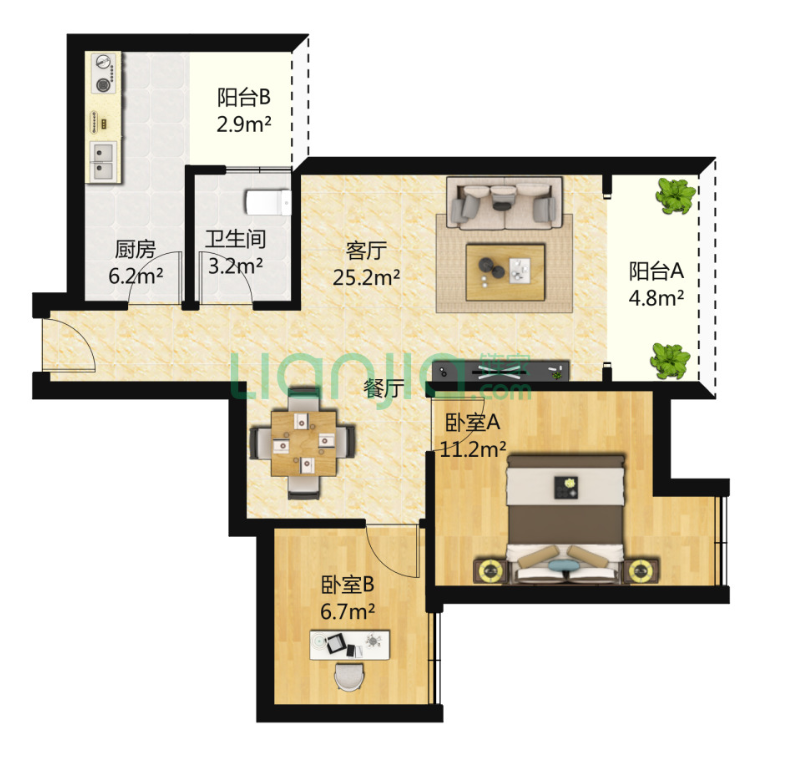
#> input picture module2Input.PNG, 785 x 766 px
$ python module2.py
#> lines starting #> are read from the running program, lines starting #| are printed output that depends on the picture; after the words box and inside, x2 and y2 are one past the last pixel; in counts of white or black regions, pixels touching at a corner belong together
import cv2
import random
import numpy as np
img = cv2.imread('module2Input.PNG')
#> img is the input picture: shape (766, 785, 3); mean B, G, R 199.4, 213.7, 219.1

gray = cv2.cvtColor(img, cv2.COLOR_RGB2GRAY)
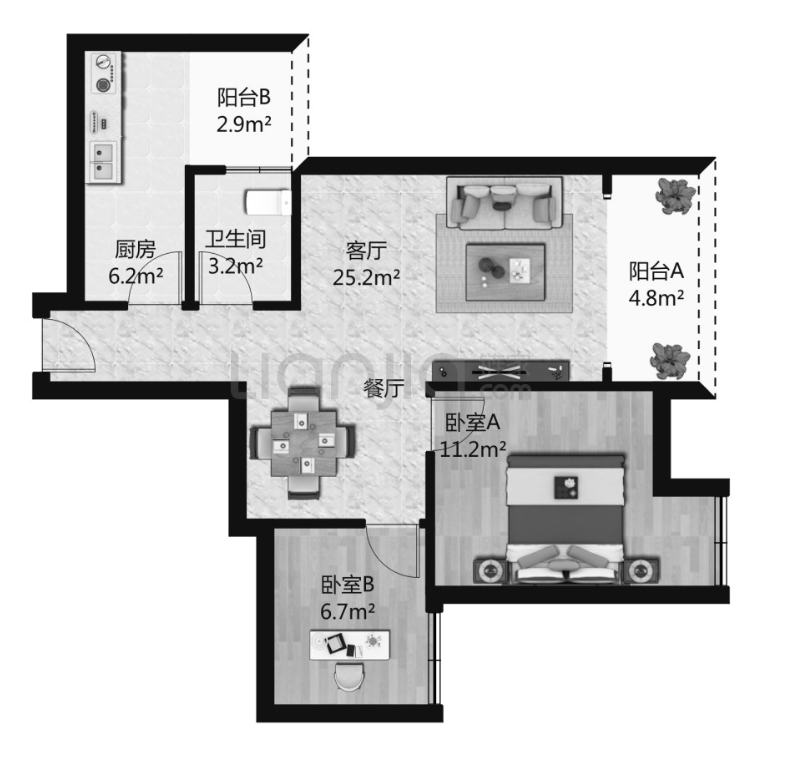
#> gray: shape (766, 785); min 0, max 255, mean 210

_, thresh = cv2.threshold(gray, 127, 255, cv2.THRESH_BINARY)
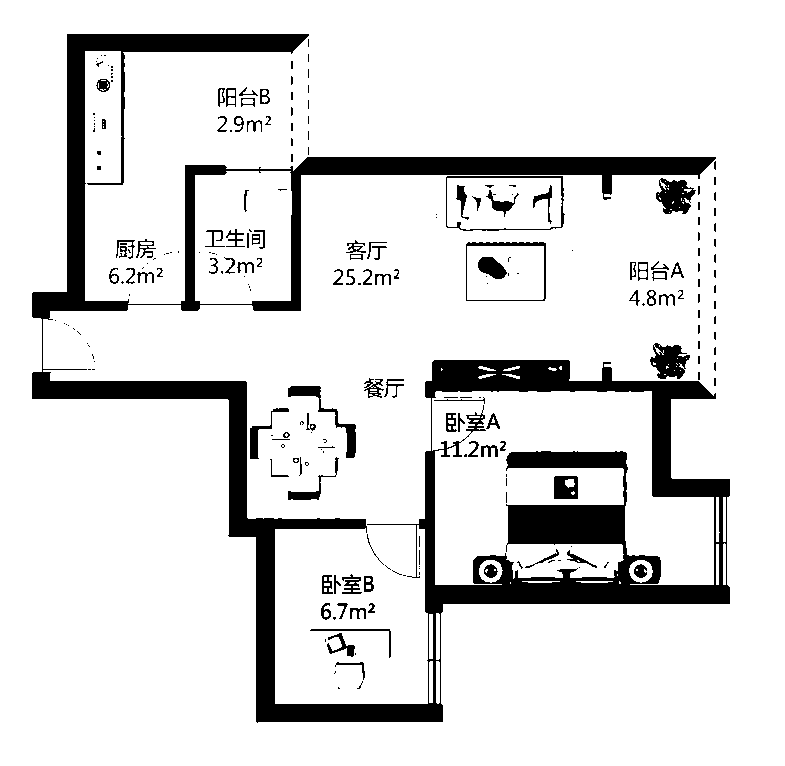
#> thresh: shape (766, 785); 87.3% white; 238 black regions (148 under 20 px), largest, box (x1, y1, x2, y2) and area: (32, 34, 730, 723) 63725, (650, 343, 690, 379) 894, (656, 178, 696, 214) 888

cv2.imshow("thresh", thresh)

mor_img = cv2.morphologyEx(thresh, cv2.MORPH_OPEN, (5, 5), iterations=3) #Removing noise in image
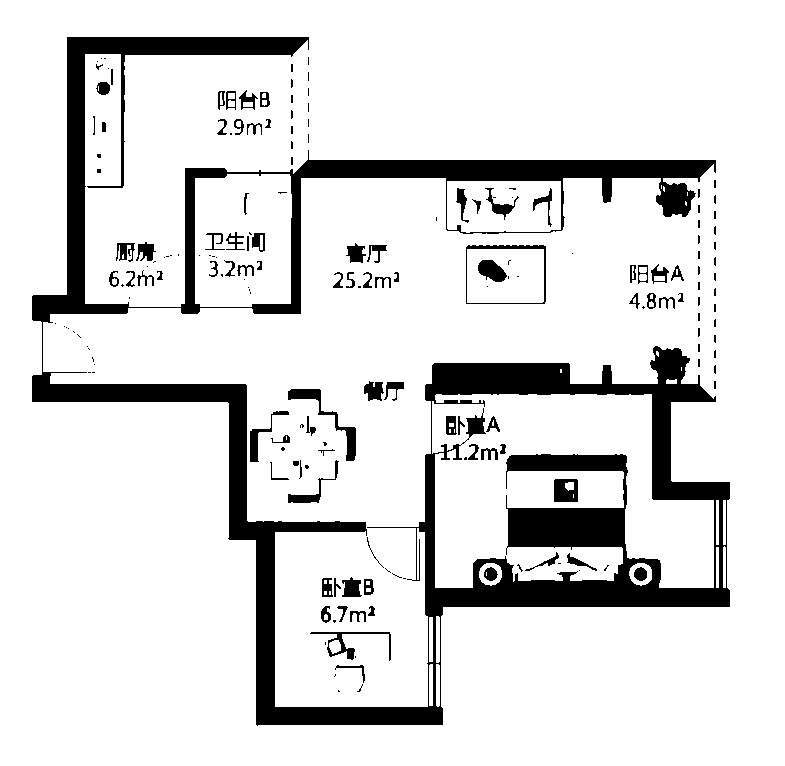
#> mor_img: shape (766, 785); 86.9% white; 189 black regions (107 under 20 px)

contours, _ = cv2.findContours(mor_img, cv2.RETR_TREE, cv2.CHAIN_APPROX_SIMPLE)
#> contours = 301 contours, 151 with area under 20; largest, box (x1, y1, x2, y2) and area: (0, 0, 785, 766) 599760, (31, 36, 731, 727) 128194, (432, 394, 714, 588) 36306, (195, 174, 292, 307) 12303, (447, 181, 561, 233) 5580

sorted_contours = sorted(contours, key=cv2.contourArea, reverse=True)
#> sorted_contours has the same summary as contours

for c in sorted_contours[1:]:
    area = cv2.contourArea(c)
    if area > 6000:
        cv2.drawContours(img, [c], -1, (random.randrange(0, 255), random.randrange(0, 256), random.randrange(0, 255)), 3)
#> this loop made 300 passes
#> area on passes 1 to 3: 128194, 36306.5, 12303
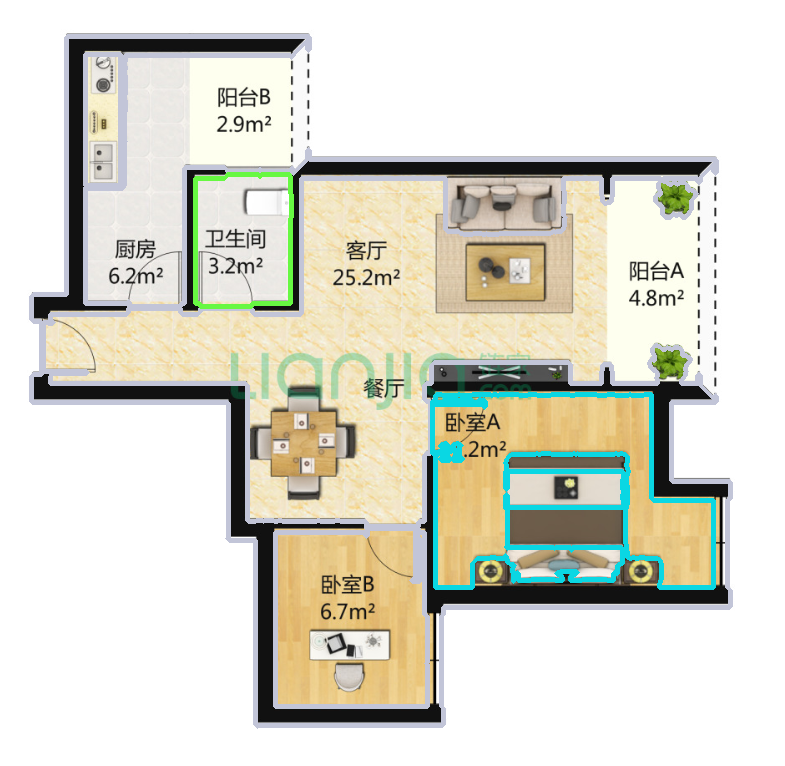
#> img: shape (766, 785, 3); 7.46% of pixels changed, all inside (x1, y1, x2, y2) = (29, 34, 733, 729)

cv2.imshow("mor_img", mor_img)
cv2.imshow("img", img)

cv2.waitKey(0)

$ run again, with ImageInputForLine.PNG copied over module2Input.PNG
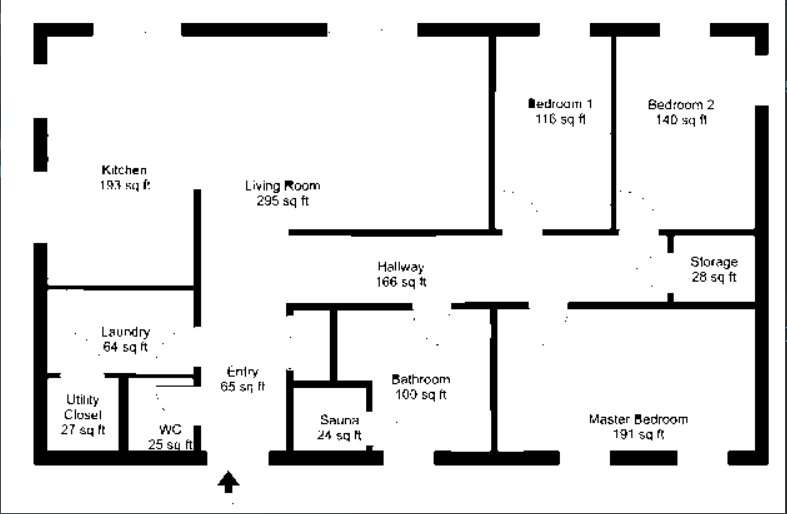
#> input picture ImageInputForLine.PNG, 787 x 514 px
#> img is the input picture: shape (514, 787, 3); mean B, G, R 227.7, 227.7, 227.7
#> `_, thresh = cv2.threshold(gray, 127, 255, cv2.THRESH_BINARY)`:
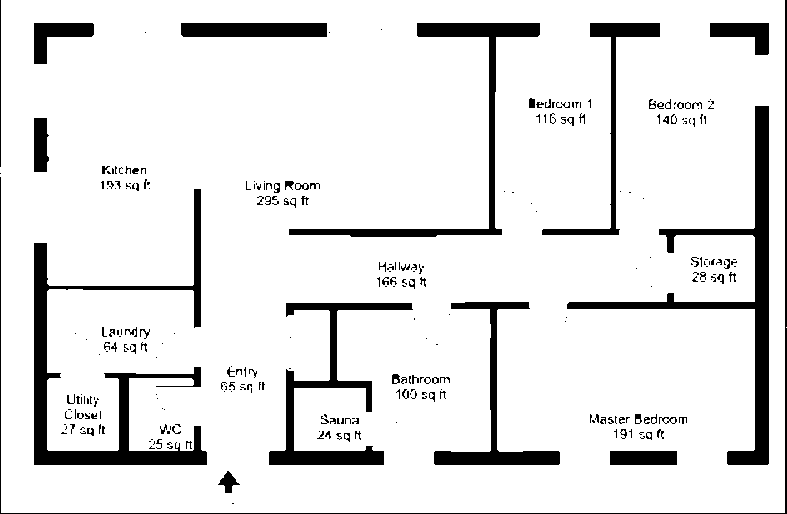
#> thresh: shape (514, 787); 89.5% white; 298 black regions (198 under 20 px), largest, box (x1, y1, x2, y2) and area: (34, 189, 207, 465) 8227, (567, 106, 769, 465) 7501, (269, 303, 413, 465) 4403
#> mor_img: shape (514, 787); 89.5% white; 249 black regions (130 under 20 px)
#> contours = 330 contours, 174 with area under 20; largest, box (x1, y1, x2, y2) and area: (0, 0, 785, 514) 401685, (33, 191, 208, 469) 9390, (566, 108, 770, 469) 8200, (268, 305, 414, 469) 4924, (288, 25, 541, 241) 4912
#> sorted_contours has the same summary as contours
#> the loop `for c in sorted_contours[1:]:` made 329 passes
#> area on passes 1 to 3: 9390.5, 8200.5, 4924
#> after the loop `for c in sorted_contours[1:]:`:
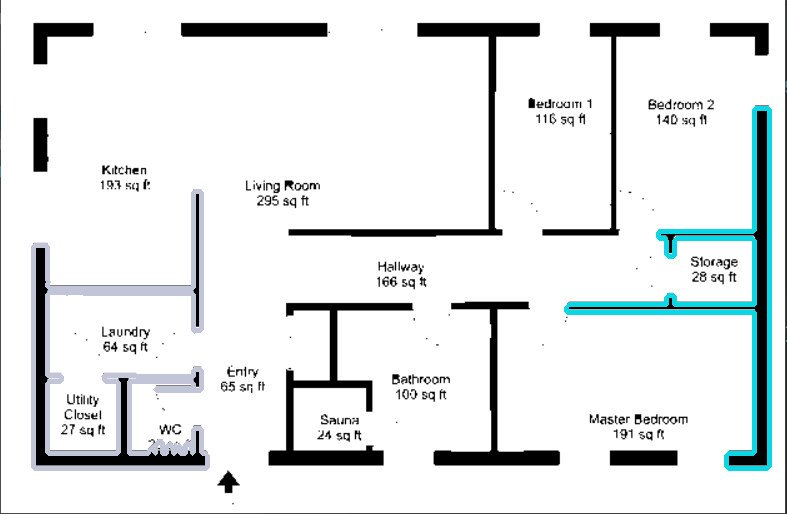
#> img: shape (514, 787, 3); 4.03% of pixels changed, all inside (x1, y1, x2, y2) = (31, 106, 772, 471)

$ run again, with roomArc.PNG copied over module2Input.PNG
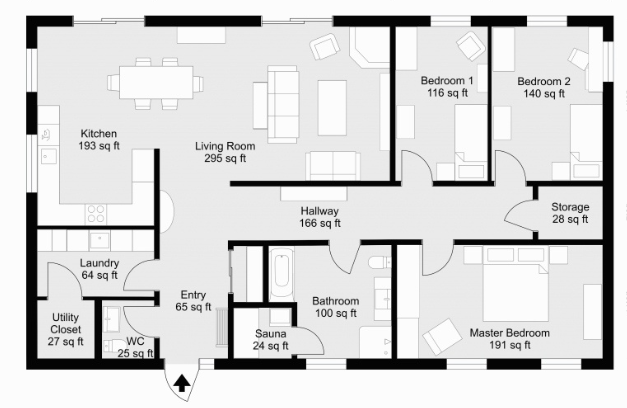
#> input picture roomArc.PNG, 627 x 408 px
#> img is the input picture: shape (408, 627, 3); mean B, G, R 215.7, 215.7, 215.7
#> `_, thresh = cv2.threshold(gray, 127, 255, cv2.THRESH_BINARY)`:
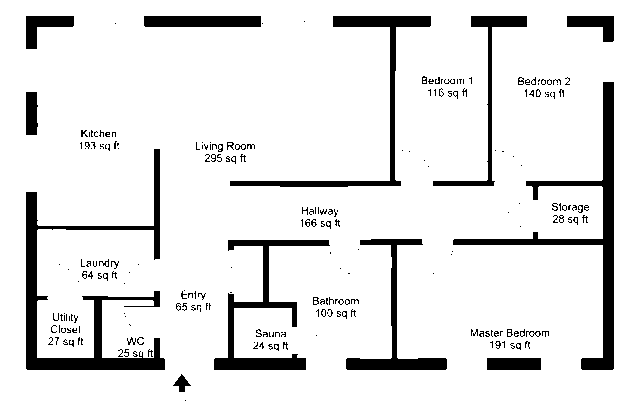
#> thresh: shape (408, 627); 89.6% white; 238 black regions (184 under 20 px), largest, box (x1, y1, x2, y2) and area: (26, 149, 165, 370) 5603, (453, 82, 614, 370) 4822, (214, 240, 330, 370) 2950
#> mor_img: shape (408, 627); 89.3% white; 215 black regions (117 under 20 px)
#> contours = 289 contours, 165 with area under 20; largest, box (x1, y1, x2, y2) and area: (0, 0, 627, 408) 254782, (25, 151, 166, 374) 6514, (452, 84, 615, 374) 5382, (213, 242, 331, 374) 3367, (229, 18, 432, 191) 3244
#> sorted_contours has the same summary as contours
#> the loop `for c in sorted_contours[1:]:` made 288 passes
#> area on passes 1 to 3: 6513.5, 5381.5, 3367
#> after the loop `for c in sorted_contours[1:]:`:
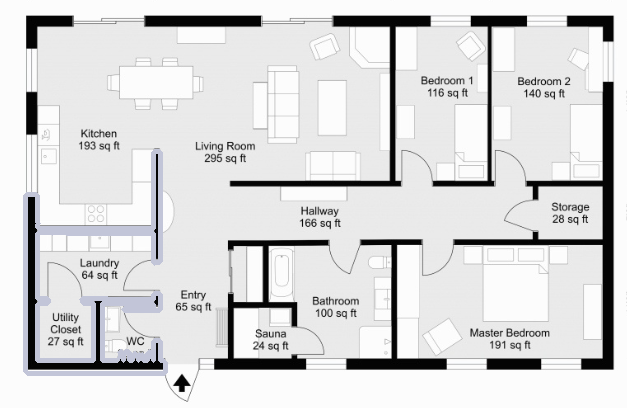
#> img: shape (408, 627, 3); 2.88% of pixels changed, all inside (x1, y1, x2, y2) = (23, 149, 168, 376)
